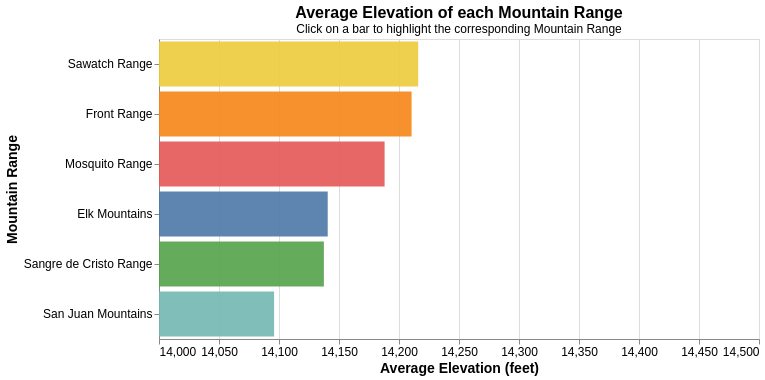

Source (notebook cell):
### Markdown cell above
### **Question 3:** <br>

**Mountain range elevation comparison**

* **Charts:** Bar Chart, Boxplot
* **Insights:** Sawatch Range has highest average elevation; variability in other ranges, comparison of distributions

### Code cell
#Question 3 | Chart 1: Bar Chart with Selection
selection = alt.selection_point()

bar_chart = alt.Chart(df_col14er).mark_bar().encode(
    y=alt.Y('Mountain Range:N', 
           title='Mountain Range',
           sort=alt.EncodingSortField('Elevation_ft', op='mean', order='descending'), #sorting by the mean
           axis=alt.Axis(labelFontSize=12, titleFontSize=14)),
    x=alt.X('mean(Elevation_ft):Q',     #explicit mean aggregation needed
           title='Average Elevation (feet)',
           scale=alt.Scale(domain=[14000, 14500]),
           axis=alt.Axis(labelFontSize=12, titleFontSize=14)),
    color=alt.Color('Mountain Range:N', legend=None),  #remove legend since ranges are on axis
    tooltip=[
        'Mountain Range:N',
        alt.Tooltip('mean(Elevation_ft):Q', title='Avg Elevation', format='.2f'),
        alt.Tooltip('count()', title='Number of 14ers')
    ],
    opacity=alt.condition(selection, alt.value(0.9), alt.value(0.1))
).properties(
    width=600,  #wider for better readability
    height=300,  #taller
    title={
        "text": "Average Elevation of each Mountain Range",
        "subtitle": "Click on a bar to highlight the corresponding Mountain Range",
        "fontSize": 16,
        "subtitleFontSize": 12,
    }
).add_params(
    selection
)

bar_chart

### Figure 1 — Vega-Lite specification as saved in the notebook (floating-point values rounded to 4 significant figures)
{"config": {"view": {"continuousWidth": 300, "continuousHeight": 300}}, "data": {"name": "data-edeb8de2e50c1a3e782d222b6a868884"}, "mark": {"type": "bar"}, "encoding": {"color": {"field": "Mountain Range", "legend": null, "type": "nominal"}, "opacity": {"condition": {"param": "param_3", "value": 0.9}, "value": 0.1}, "tooltip": [{"field": "Mountain Range", "type": "nominal"}, {"aggregate": "mean", "field": "Elevation_ft", "format": ".2f", "title": "Avg Elevation", "type": "quantitative"}, {"aggregate": "count", "title": "Number of 14ers", "type": "quantitative"}], "x": {"aggregate": "mean", "axis": {"labelFontSize": 12, "titleFontSize": 14}, "field": "Elevation_ft", "scale": {"domain": [14000, 14500]}, "title": "Average Elevation (feet)", "type": "quantitative"}, "y": {"axis": {"labelFontSize": 12, "titleFontSize": 14}, "field": "Mountain Range", "sort": {"field": "Elevation_ft", "op": "mean", "order": "descending"}, "title": "Mountain Range", "type": "nominal"}}, "height": 300, "params": [{"name": "param_3", "select": {"type": "point"}}], "title": {"text": "Average Elevation of each Mountain Range", "subtitle": "Click on a bar to highlight the corresponding Mountain Range", "fontSize": 16, "subtitleFontSize": 12}, "width": 600, "$schema": "https://vega.github.io/schema/vega-lite/v5.20.1.json", "datasets": {"data-edeb8de2e50c1a3e782d222b6a868884": [{"Mountain Peak": "Mount Elbert", "Mountain Range": "Sawatch Range", "Elevation_ft": 14440, "Prominence_ft": 9093, "Lat": 39.12, "Long": -106.4, "Distance_mi": 9.5, "Elevation Gain_ft": 4700, "Difficulty": "Class 1", "Traffic Low": 20000, "Traffic High": 25000, "Average Visitors 2017": 22500}, {"Mountain Peak": "Mount Massive", "Mountain Range": "Sawatch Range", "Elevation_ft": 14428, "Prominence_ft": 1961, "Lat": 39.19, "Long": -106.5, "Distance_mi": 14.5, "Elevation Gain_ft": 4500, "Difficulty": "Class 2", "Traffic Low": 7000, "Traffic High": 10000, "Average Visitors 2017": 8500}, {"Mountain Peak": "Mount Harvard", "Mountain Range": "Sawatch Range", "Elevation_ft": 14421, "Prominence_ft": 2360, "Lat": 38.92, "Long": -106.3, "Distance_mi": 14.0, "Elevation Gain_ft": 4600, "Difficulty": "Class 2", "Traffic Low": 5000, "Traffic High": 7000, "Average Visitors 2017": 6000}, {"Mountain Peak": "Blanca Peak", "Mountain Range": "Sangre de Cristo Range", "Elevation_ft": 14351, "Prominence_ft": 5326, "Lat": 37.58, "Long": -105.5, "Distance_mi": 17.0, "Elevation Gain_ft": 6500, "Difficulty": "Class 2", "Traffic Low": 1000, "Traffic High": 3000, "Average Visitors 2017": 2000}, {"Mountain Peak": "La Plata Peak", "Mountain Range": "Sawatch Range", "Elevation_ft": 14343, "Prominence_ft": 1836, "Lat": 39.03, "Long": -106.5, "Distance_mi": 9.25, "Elevation Gain_ft": 4500, "Difficulty": "Class 2", "Traffic Low": 5000, "Traffic High": 7000, "Average Visitors 2017": 6000}, {"Mountain Peak": "Uncompahgre Peak", "Mountain Range": "San Juan Mountains", "Elevation_ft": 14321, "Prominence_ft": 4277, "Lat": 38.07, "Long": -107.5, "Distance_mi": 7.5, "Elevation Gain_ft": 3000, "Difficulty": "Class 2", "Traffic Low": 3000, "Traffic High": 5000, "Average Visitors 2017": 4000}, {"Mountain Peak": "Crestone Peak", "Mountain Range": "Sangre de Cristo Range", "Elevation_ft": 14300, "Prominence_ft": 4554, "Lat": 37.97, "Long": -105.6, "Distance_mi": 14.0, "Elevation Gain_ft": 5700, "Difficulty": "Class 3", "Traffic Low": 1000, "Traffic High": 3000, "Average Visitors 2017": 2000}, {"Mountain Peak": "Mount Lincoln", "Mountain Range": "Mosquito Range", "Elevation_ft": 14293, "Prominence_ft": 3862, "Lat": 39.35, "Long": -106.1, "Distance_mi": 6.0, "Elevation Gain_ft": 2600, "Difficulty": "Class 2", "Traffic Low": 15000, "Traffic High": 20000, "Average Visitors 2017": 17500}, {"Mountain Peak": "Castle Peak", "Mountain Range": "Elk Mountains", "Elevation_ft": 14279, "Prominence_ft": 2365, "Lat": 39.01, "Long": -106.9, "Distance_mi": 13.5, "Elevation Gain_ft": 4600, "Difficulty": "Class 2", "Traffic Low": 1000, "Traffic High": 3000, "Average Visitors 2017": 2000}, {"Mountain Peak": "Grays Peak", "Mountain Range": "Front Range", "Elevation_ft": 14278, "Prominence_ft": 2770, "Lat": 39.63, "Long": -105.8, "Distance_mi": 8.0, "Elevation Gain_ft": 3000, "Difficulty": "Class 1", "Traffic Low": 25000, "Traffic High": 30000, "Average Visitors 2017": 27500}, {"Mountain Peak": "Mount Antero", "Mountain Range": "Sawatch Range", "Elevation_ft": 14276, "Prominence_ft": 2503, "Lat": 38.67, "Long": -106.2, "Distance_mi": 16.0, "Elevation Gain_ft": 5200, "Difficulty": "Class 2", "Traffic Low": 3000, "Traffic High": 5000, "Average Visitors 2017": 4000}, {"Mountain Peak": "Torreys Peak", "Mountain Range": "Front Range", "Elevation_ft": 14275, "Prominence_ft": 560, "Lat": 39.64, "Long": -105.8, "Distance_mi": 8.0, "Elevation Gain_ft": 3000, "Difficulty": "Class 2", "Traffic Low": 25000, "Traffic High": 30000, "Average Visitors 2017": 27500}, {"Mountain Peak": "Quandary Peak", "Mountain Range": "Mosquito Range", "Elevation_ft": 14271, "Prominence_ft": 1125, "Lat": 39.4, "Long": -106.1, "Distance_mi": 6.75, "Elevation Gain_ft": 3450, "Difficulty": "Class 1", "Traffic Low": 20000, "Traffic High": 25000, "Average Visitors 2017": 22500}, {"Mountain Peak": "Mount Evans", "Mountain Range": "Front Range", "Elevation_ft": 14271, "Prominence_ft": 2770, "Lat": 39.59, "Long": -105.6, "Distance_mi": 5.0, "Elevation Gain_ft": 2000, "Difficulty": "Class 2", "Traffic Low": 15000, "Traffic High": 20000, "Average Visitors 2017": 17500}, {"Mountain Peak": "Longs Peak", "Mountain Range": "Front Range", "Elevation_ft": 14259, "Prominence_ft": 2940, "Lat": 40.26, "Long": -105.6, "Distance_mi": 14.5, "Elevation Gain_ft": 5100, "Difficulty": "Class 3", "Traffic Low": 15000, "Traffic High": 20000, "Average Visitors 2017": 17500}, {"Mountain Peak": "Mount Wilson", "Mountain Range": "San Juan Mountains", "Elevation_ft": 14252, "Prominence_ft": 4024, "Lat": 37.84, "Long": -108.0, "Distance_mi": 16.0, "Elevation Gain_ft": 5100, "Difficulty": "Class 4", "Traffic Low": 1000, "Traffic High": 3000, "Average Visitors 2017": 2000}, {"Mountain Peak": "Mount Shavano", "Mountain Range": "Sawatch Range", "Elevation_ft": 14231, "Prominence_ft": 1619, "Lat": 38.62, "Long": -106.2, "Distance_mi": 9.0, "Elevation Gain_ft": 4600, "Difficulty": "Class 2", "Traffic Low": 5000, "Traffic High": 7000, "Average Visitors 2017": 6000}, {"Mountain Peak": "Mount Princeton", "Mountain Range": "Sawatch Range", "Elevation_ft": 14204, "Prominence_ft": 2177, "Lat": 38.75, "Long": -106.2, "Distance_mi": 6.5, "Elevation Gain_ft": 3200, "Difficulty": "Class 2", "Traffic Low": 5000, "Traffic High": 7000, "Average Visitors 2017": 6000}, {"Mountain Peak": "Mount Belford", "Mountain Range": "Sawatch Range", "Elevation_ft": 14203, "Prominence_ft": 1337, "Lat": 38.96, "Long": -106.4, "Distance_mi": 8.0, "Elevation Gain_ft": 4500, "Difficulty": "Class 2", "Traffic Low": 5000, "Traffic High": 7000, "Average Visitors 2017": 6000}, {"Mountain Peak": "Crestone Needle", "Mountain Range": "Sangre de Cristo Range", "Elevation_ft": 14203, "Prominence_ft": 457, "Lat": 37.96, "Long": -105.6, "Distance_mi": 12.0, "Elevation Gain_ft": 4400, "Difficulty": "Class 3", "Traffic Low": 1000, "Traffic High": 3000, "Average Visitors 2017": 2000}, {"Mountain Peak": "Mount Yale", "Mountain Range": "Sawatch Range", "Elevation_ft": 14200, "Prominence_ft": 1896, "Lat": 38.84, "Long": -106.3, "Distance_mi": 9.5, "Elevation Gain_ft": 4300, "Difficulty": "Class 2", "Traffic Low": 5000, "Traffic High": 7000, "Average Visitors 2017": 6000}, {"Mountain Peak": "Mount Bross", "Mountain Range": "Mosquito Range", "Elevation_ft": 14178, "Prominence_ft": 312, "Lat": 39.34, "Long": -106.1, "Distance_mi": 3.25, "Elevation Gain_ft": 2250, "Difficulty": "Class 2", "Traffic Low": 15000, "Traffic High": 20000, "Average Visitors 2017": 17500}, {"Mountain Peak": "Kit Carson Mountain", "Mountain Range": "Sangre de Cristo Range", "Elevation_ft": 14171, "Prominence_ft": 1025, "Lat": 37.98, "Long": -105.6, "Distance_mi": 14.5, "Elevation Gain_ft": 6250, "Difficulty": "Class 3", "Traffic Low": 1000, "Traffic High": 3000, "Average Visitors 2017": 2000}, {"Mountain Peak": "Maroon Peak", "Mountain Range": "Elk Mountains", "Elevation_ft": 14163, "Prominence_ft": 2336, "Lat": 39.07, "Long": -107.0, "Distance_mi": 11.5, "Elevation Gain_ft": 4800, "Difficulty": "Class 3", "Traffic Low": 1000, "Traffic High": 3000, "Average Visitors 2017": 2000}, {"Mountain Peak": "Tabeguache Peak", "Mountain Range": "Sawatch Range", "Elevation_ft": 14162, "Prominence_ft": 455, "Lat": 38.63, "Long": -106.3, "Distance_mi": 11.0, "Elevation Gain_ft": 5600, "Difficulty": "Class 2", "Traffic Low": 5000, "Traffic High": 7000, "Average Visitors 2017": 6000}, {"Mountain Peak": "Mount Oxford (Colorado)", "Mountain Range": "Sawatch Range", "Elevation_ft": 14160, "Prominence_ft": 653, "Lat": 38.96, "Long": -106.3, "Distance_mi": 11.0, "Elevation Gain_ft": 5800, "Difficulty": "Class 2", "Traffic Low": 5000, "Traffic High": 7000, "Average Visitors 2017": 6000}, {"Mountain Peak": "Mount Sneffels", "Mountain Range": "San Juan Mountains", "Elevation_ft": 14158, "Prominence_ft": 3050, "Lat": 38.0, "Long": -107.8, "Distance_mi": 6.0, "Elevation Gain_ft": 2900, "Difficulty": "Class 3", "Traffic Low": 3000, "Traffic High": 5000, "Average Visitors 2017": 4000}, {"Mountain Peak": "Mount Democrat", "Mountain Range": "Mosquito Range", "Elevation_ft": 14155, "Prominence_ft": 768, "Lat": 39.34, "Long": -106.1, "Distance_mi": 4.0, "Elevation Gain_ft": 2150, "Difficulty": "Class 2", "Traffic Low": 15000, "Traffic High": 20000, "Average Visitors 2017": 17500}, {"Mountain Peak": "Capitol Peak", "Mountain Range": "Elk Mountains", "Elevation_ft": 14137, "Prominence_ft": 1750, "Lat": 39.15, "Long": -107.1, "Distance_mi": 17.0, "Elevation Gain_ft": 5300, "Difficulty": "Class 4", "Traffic Low": 1000, "Traffic High": 3000, "Average Visitors 2017": 2000}, {"Mountain Peak": "Pikes Peak", "Mountain Range": "Front Range", "Elevation_ft": 14115, "Prominence_ft": 5530, "Lat": 38.84, "Long": -105.0, "Distance_mi": 26.0, "Elevation Gain_ft": 7500, "Difficulty": "Class 1", "Traffic Low": 15000, "Traffic High": 20000, "Average Visitors 2017": 17500}, {"Mountain Peak": "Snowmass Mountain", "Mountain Range": "Elk Mountains", "Elevation_ft": 14099, "Prominence_ft": 1152, "Lat": 39.12, "Long": -107.1, "Distance_mi": 22.0, "Elevation Gain_ft": 5800, "Difficulty": "Class 3", "Traffic Low": 1000, "Traffic High": 3000, "Average Visitors 2017": 2000}, {"Mountain Peak": "Windom Peak", "Mountain Range": "San Juan Mountains", "Elevation_ft": 14093, "Prominence_ft": 2187, "Lat": 37.62, "Long": -107.6, "Distance_mi": 17.0, "Elevation Gain_ft": 6000, "Difficulty": "Class 2", "Traffic Low": 3000, "Traffic High": 5000, "Average Visitors 2017": 4000}, {"Mountain Peak": "Mount Eolus", "Mountain Range": "San Juan Mountains", "Elevation_ft": 14090, "Prominence_ft": 1024, "Lat": 37.62, "Long": -107.6, "Distance_mi": 17.0, "Elevation Gain_ft": 6100, "Difficulty": "Class 3", "Traffic Low": 3000, "Traffic High": 5000, "Average Visitors 2017": 4000}, {"Mountain Peak": "Challenger Point", "Mountain Range": "Sangre de Cristo Range", "Elevation_ft": 14087, "Prominence_ft": 301, "Lat": 37.98, "Long": -105.6, "Distance_mi": 12.5, "Elevation Gain_ft": 5400, "Difficulty": "Class 2", "Traffic Low": 1000, "Traffic High": 3000, "Average Visitors 2017": 2000}, {"Mountain Peak": "Mount Columbia", "Mountain Range": "Sawatch Range", "Elevation_ft": 14077, "Prominence_ft": 893, "Lat": 38.9, "Long": -106.3, "Distance_mi": 11.5, "Elevation Gain_ft": 4250, "Difficulty": "Class 2", "Traffic Low": 3000, "Traffic High": 5000, "Average Visitors 2017": 4000}, {"Mountain Peak": "Missouri Mountain", "Mountain Range": "Sawatch Range", "Elevation_ft": 14074, "Prominence_ft": 847, "Lat": 38.95, "Long": -106.4, "Distance_mi": 10.5, "Elevation Gain_ft": 4500, "Difficulty": "Class 2", "Traffic Low": 3000, "Traffic High": 5000, "Average Visitors 2017": 4000}, {"Mountain Peak": "Humboldt Peak", "Mountain Range": "Sangre de Cristo Range", "Elevation_ft": 14070, "Prominence_ft": 1204, "Lat": 37.98, "Long": -105.6, "Distance_mi": 11.0, "Elevation Gain_ft": 4200, "Difficulty": "Class 2", "Traffic Low": 1000, "Traffic High": 3000, "Average Visitors 2017": 2000}, {"Mountain Peak": "Mount Bierstadt", "Mountain Range": "Front Range", "Elevation_ft": 14065, "Prominence_ft": 720, "Lat": 39.58, "Long": -105.7, "Distance_mi": 7.0, "Elevation Gain_ft": 2850, "Difficulty": "Class 2", "Traffic Low": 35000, "Traffic High": 40000, "Average Visitors 2017": 37500}, {"Mountain Peak": "Sunlight Peak", "Mountain Range": "San Juan Mountains", "Elevation_ft": 14065, "Prominence_ft": 399, "Lat": 37.63, "Long": -107.6, "Distance_mi": 17.0, "Elevation Gain_ft": 6000, "Difficulty": "Class 4", "Traffic Low": 3000, "Traffic High": 5000, "Average Visitors 2017": 4000}, {"Mountain Peak": "Handies Peak", "Mountain Range": "San Juan Mountains", "Elevation_ft": 14058, "Prominence_ft": 1908, "Lat": 37.91, "Long": -107.5, "Distance_mi": 5.75, "Elevation Gain_ft": 2500, "Difficulty": "Class 1", "Traffic Low": 5000, "Traffic High": 7000, "Average Visitors 2017": 6000}, {"Mountain Peak": "Culebra Peak", "Mountain Range": "Sangre de Cristo Range", "Elevation_ft": 14053, "Prominence_ft": 4827, "Lat": 37.12, "Long": -105.2, "Distance_mi": 5.0, "Elevation Gain_ft": 2700, "Difficulty": "Class 2", "Traffic Low": 1000, "Traffic High": 3000, "Average Visitors 2017": 2000}, {"Mountain Peak": "Ellingwood Point", "Mountain Range": "Sangre de Cristo Range", "Elevation_ft": 14048, "Prominence_ft": 342, "Lat": 37.58, "Long": -105.5, "Distance_mi": 17.0, "Elevation Gain_ft": 6200, "Difficulty": "Class 2", "Traffic Low": 1000, "Traffic High": 3000, "Average Visitors 2017": 2000}, {"Mountain Peak": "Mount Lindsey", "Mountain Range": "Sangre de Cristo Range", "Elevation_ft": 14048, "Prominence_ft": 1542, "Lat": 37.58, "Long": -105.4, "Distance_mi": 8.25, "Elevation Gain_ft": 3500, "Difficulty": "Class 3", "Traffic Low": 1000, "Traffic High": 3000, "Average Visitors 2017": 2000}, {"Mountain Peak": "Little Bear Peak", "Mountain Range": "Sangre de Cristo Range", "Elevation_ft": 14043, "Prominence_ft": 377, "Lat": 37.57, "Long": -105.5, "Distance_mi": 14.0, "Elevation Gain_ft": 6200, "Difficulty": "Class 4", "Traffic Low": 1000, "Traffic High": 3000, "Average Visitors 2017": 2000}, {"Mountain Peak": "Mount Sherman", "Mountain Range": "Mosquito Range", "Elevation_ft": 14043, "Prominence_ft": 850, "Lat": 39.23, "Long": -106.2, "Distance_mi": 5.25, "Elevation Gain_ft": 2100, "Difficulty": "Class 2", "Traffic Low": 20000, "Traffic High": 25000, "Average Visitors 2017": 22500}, {"Mountain Peak": "Redcloud Peak", "Mountain Range": "San Juan Mountains", "Elevation_ft": 14041, "Prominence_ft": 1436, "Lat": 37.94, "Long": -107.4, "Distance_mi": 9.0, "Elevation Gain_ft": 3700, "Difficulty": "Class 2", "Traffic Low": 3000, "Traffic High": 5000, "Average Visitors 2017": 4000}, {"Mountain Peak": "Pyramid Peak", "Mountain Range": "Elk Mountains", "Elevation_ft": 14025, "Prominence_ft": 1638, "Lat": 39.07, "Long": -107.0, "Distance_mi": 8.25, "Elevation Gain_ft": 4500, "Difficulty": "Class 4", "Traffic Low": 1000, "Traffic High": 3000, "Average Visitors 2017": 2000}, {"Mountain Peak": "Wilson Peak", "Mountain Range": "San Juan Mountains", "Elevation_ft": 14023, "Prominence_ft": 857, "Lat": 37.86, "Long": -108.0, "Distance_mi": 10.0, "Elevation Gain_ft": 5000, "Difficulty": "Class 3", "Traffic Low": 1000, "Traffic High": 3000, "Average Visitors 2017": 2000}, {"Mountain Peak": "San Luis Peak", "Mountain Range": "San Juan Mountains", "Elevation_ft": 14022, "Prominence_ft": 3113, "Lat": 37.99, "Long": -106.9, "Distance_mi": 13.5, "Elevation Gain_ft": 3600, "Difficulty": "Class 1", "Traffic Low": 3000, "Traffic High": 5000, "Average Visitors 2017": 4000}, {"Mountain Peak": "Wetterhorn Peak", "Mountain Range": "San Juan Mountains", "Elevation_ft": 14021, "Prominence_ft": 1635, "Lat": 38.06, "Long": -107.5, "Distance_mi": 7.0, "Elevation Gain_ft": 3300, "Difficulty": "Class 3", "Traffic Low": 3000, "Traffic High": 5000, "Average Visitors 2017": 4000}, {"Mountain Peak": "Mount of the Holy Cross", "Mountain Range": "Sawatch Range", "Elevation_ft": 14011, "Prominence_ft": 2113, "Lat": 39.47, "Long": -106.5, "Distance_mi": 12.0, "Elevation Gain_ft": 5600, "Difficulty": "Class 2", "Traffic Low": 3000, "Traffic High": 5000, "Average Visitors 2017": 4000}, {"Mountain Peak": "Huron Peak", "Mountain Range": "Sawatch Range", "Elevation_ft": 14010, "Prominence_ft": 1423, "Lat": 38.95, "Long": -106.4, "Distance_mi": 6.5, "Elevation Gain_ft": 3500, "Difficulty": "Class 2", "Traffic Low": 5000, "Traffic High": 7000, "Average Visitors 2017": 6000}, {"Mountain Peak": "Sunshine Peak", "Mountain Range": "San Juan Mountains", "Elevation_ft": 14007, "Prominence_ft": 501, "Lat": 37.92, "Long": -107.4, "Distance_mi": 12.25, "Elevation Gain_ft": 4800, "Difficulty": "Class 2", "Traffic Low": 3000, "Traffic High": 5000, "Average Visitors 2017": 4000}]}}
